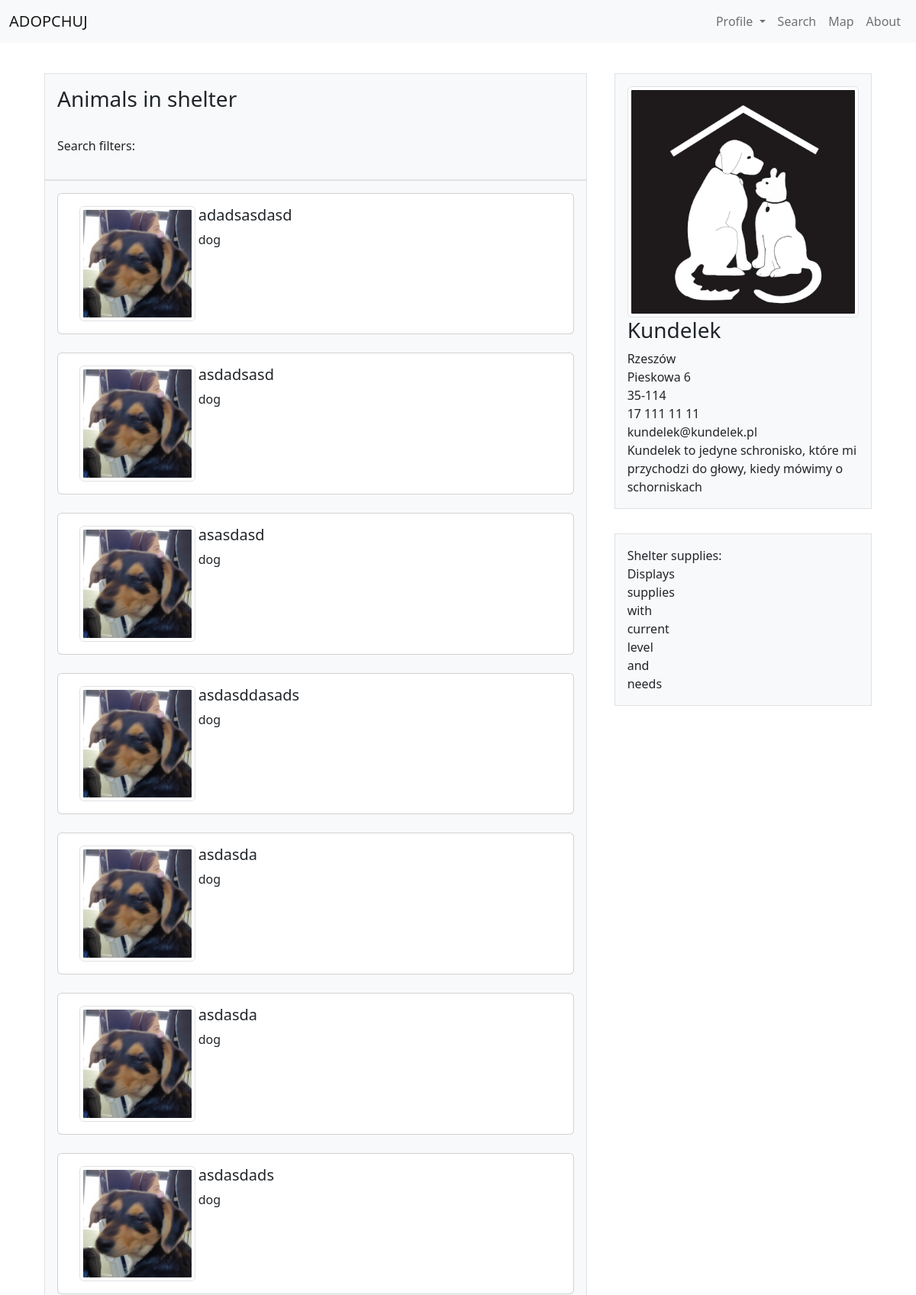
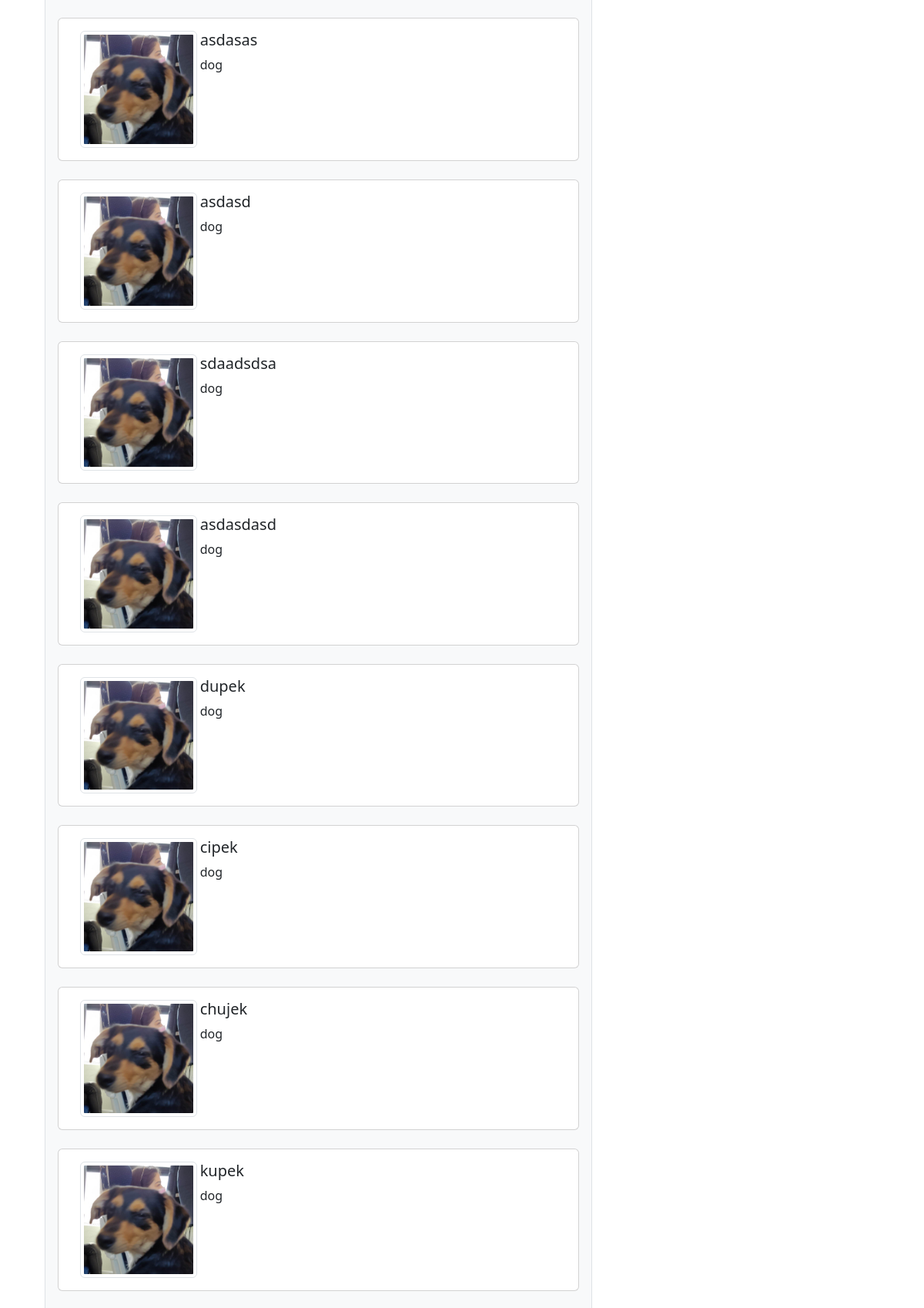
The app's page /shelter/1 (upper part) with its own data (2 pictures, top to bottom).
### tables this page shows
CREATE TABLE animals (
    id INTEGER PRIMARY KEY AUTOINCREMENT,
    shelter_id INTEGER NOT NULL,
    name TEXT NOT NULL,
    species TEXT NOT NULL,
    sex TEXT NOT NULL,
    image BLOB,
    description TEXT
);

CREATE TABLE shelters (
    id INTEGER PRIMARY KEY AUTOINCREMENT,
    name TEXT NOT NULL,
    loc_city TEXT NOT NULL,
    loc_adress TEXT NOT NULL,
    loc_postal TEXT NOT NULL,
    con_phone TEXT NOT NULL,
    con_email TEXT NOT NULL,
    description TEXT,
    image BLOB
);

### app.py (the view)
@app.route("/shelter/<shelter_id>")
def shelter(shelter_id):
    errors = None
    shelter_info = get_shelter_info(shelter_id)
    if shelter_info == None:
        errors = "Shelter does not exist"
    if shelter_check() == int(shelter_id):
        keeper = session["user"]
    else:
        keeper = None
    animals = get_shelter_animals(shelter_id)
    return render_template("shelter.html", login = login_check(), errors=errors, keeper = keeper, shelter_info = shelter_info, animals = animals)

### helpers.py (called while the page is built)
def dict_factory(cursor, row):
    fields = [column[0] for column in cursor.description]
    return {key: value for key, value in zip(fields, row)}

def login_check():
    if "user" in session:
        return True
    else:
        return False

def shelter_check():
    con = sqlite3.connect("database.db")
    con.row_factory = dict_factory
    cur = con.cursor()
    try:
        cur.execute("SELECT * FROM keepers WHERE username = ?", (session['user'],))
        shelter_id = cur.fetchone()['shelter_id']
        con.close()
        return shelter_id
    except TypeError:
        con.close()
        return False
    except KeyError:
        con.close()
        return False

def get_shelter_info(shelter_id):
    con = sqlite3.connect("database.db")
    con.row_factory = dict_factory
    cur = con.cursor()
    cur.execute("SELECT * FROM shelters WHERE id = ?", (shelter_id,))
    shelter_info = cur.fetchone()
    con.close()
    return shelter_info

def get_shelter_animals(shelter_id):
    con = sqlite3.connect("database.db")
    con.row_factory = dict_factory
    cur = con.cursor()
    cur.execute("SELECT name, species, image, description FROM animals WHERE shelter_id = ?", (shelter_id,))
    animals = cur.fetchall()
    con.close()
    return animals

### templates/shelter.html (shortened to what this page needs)
{% extends "shelter_layout.html" %}
{% block shelter_head_title %}
    <h3>Animals in shelter</h3><br>
    <p>Search filters:</p>
{% endblock %}
{% block shelter_head_content %}
        {% for animal in animals %}
            <div class="card">
                <div class="card-body">
                    <div class="container">
                        <div class="row gy-1 gx-1">
                            <div class="col-3">
                                <div class="d-grid gap-2">
                                    {% if animal['image'] != None %}
                                        <img src="/{{ animal['image'] }}" class="img-thumbnail" alt="{{ animal['name'] }}">
                                    {% else %}
                                        <img src="/static/animal_image.jpg" class="img-thumbnail" alt="{{ animal['name'] }}">
                                    {% endif %}
                                </div>
                            </div>
                            <div class="col-8">
                                <h5 class="card-title">{{ animal['name'] }}</h5>
                                <p class="card-text">
                                    {{ animal['species'] }}
                                    <br>
                                </p>
                            </div>
                        </div>
                    </div>
                </div>
            </div>
            <br>
    {% endfor %}
{% endblock %}
{% block shelter_side %}
    <div class="p-3">
        <div class="container border bg-light p-3">
            {% if shelter_info['image'] != None %}
                <img src="/{{ shelter_info['image'] }}" class="img-thumbnail" alt="{{ shelter_info['name'] }}">
            {% else %}
                <img src="/static/shelter_image.jpg" class="img-thumbnail" alt="{{ shelter_info['name'] }}">
            {% endif %}
            <h3>{{ shelter_info['name'] }}</h3>
            {{ shelter_info['loc_city'] }}<br>
            {{ shelter_info['loc_adress'] }}<br>
            {{ shelter_info['loc_postal'] }}<br>
            {{ shelter_info['con_phone'] }}<br>
            {{ shelter_info['con_email'] }}<br>
            {{ shelter_info['description'] }}<br>
        </div>
    </div>
    <div class="p-3">
        <div class="container border bg-light p-3">
            Shelter supplies:<br>
            Displays<br>
            supplies<br>
            with<br>
            current<br>
            level<br>
            and<br>
            needs<br>
        </div>
    </div>
{% endblock %}

### templates/shelter_layout.html
{% extends "layout.html" %}
{% block body %}
    <br>
    <div class="container">
        <div class="row gy-1 gx-1">
            <div class="col-8">
                <div class="p-3">
                    <div class="container border bg-light p-3">
                        {% block shelter_head_title %}{% endblock %}
                    </div>
                    <div class="container border bg-light p-3">
                        {% block shelter_head_content %}{% endblock %}
                    </div>
                </div>
            </div>
            <div class="col-4">
                {% block shelter_side %}{% endblock %}
            </div>
        </div>
    </div>
{% endblock %}

### templates/layout.html (shortened to what this page needs)
<!DOCTYPE html>
<html lang="en">
    <head>
        <link href="static/styles.css" rel ="stylesheet">
        <link href="https://cdn.jsdelivr.net/npm/bootstrap@5.2.3/dist/css/bootstrap.min.css" rel="stylesheet">
        <link href="https://getbootstrap.com/docs/5.2/assets/css/docs.css" rel="stylesheet">
    </head>
    <body id="page-top">
        <nav class="navbar navbar-expand-lg bg-light">
            <div class="container-fluid">
                <a class="navbar-brand" href="/">ADOPCHUJ</a>
                <div class="collapse navbar-collapse" id="navbarSupportedContent">
                    <ul class="navbar-nav ms-auto mb-2 mb-lg-0">
                        <li class="nav-item dropdown">
                            <a class="nav-link dropdown-toggle" href="#" role="button" data-bs-toggle="dropdown" aria-expanded="false">
                                Profile
                            </a>
                        </li>
                        <li class="nav-item">
                            <a class="nav-link" href="#">Search</a>
                        </li>
                        <li class="nav-item">
                            <a class="nav-link" href="#">Map</a>
                        </li>
                        <li class="nav-item">
                            <a class="nav-link" href="#">About</a>
                        </li>
                    </ul>
                </div>
            </div>
        </nav>
        {% block body %}{% endblock %}
    </body>
</html>

### records on screen
animals: name "adadsasdasd", species "dog"
animals: name "asdadsasd", species "dog"
animals: name "asasdasd", species "dog"
animals: name "asdasddasads", species "dog"
animals: name "asdasda", species "dog"
animals: name "asdasda", species "dog"
animals: name "asdasdads", species "dog"
animals: name "asdasas", species "dog"
animals: name "asdasd", species "dog"
animals: name "sdaadsdsa", species "dog"
animals: name "asdasdasd", species "dog"
animals: name "dupek", species "dog"
animals: name "cipek", species "dog"
animals: name "chujek", species "dog"
animals: name "kupek", species "dog"
shelters: name "Kundelek", loc_city "Rzeszów", loc_adress "Pieskowa 6", loc_postal "35-114", con_phone "17 111 11 11", con_email "kundelek@kundelek.pl", description "Kundelek to jedyne schronisko, które mi przychodzi do głowy, kiedy mówimy o schorniskach"
